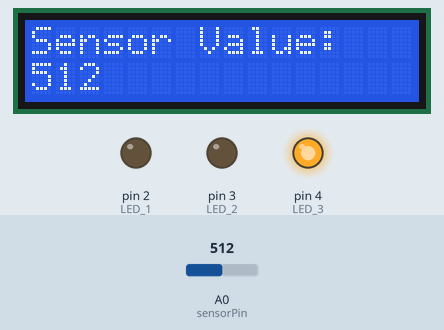
The sketch below on a simulated Arduino Uno, built with avr-gcc and run on an emulated ATmega328P. Shown: 16×2 character LCD, output pins drawn as LEDs (lit = HIGH). Inputs (shaded band) come from the test bench; at power-on: A0 (sensorPin) = 512. What the sketch prints to the serial monitor is not drawn.

Above: at 1.2 s.
1.3 s: A0 (sensorPin) set to 516
At 2.7 s:
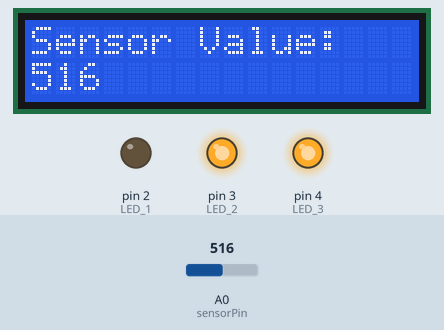
3.1 s: A0 (sensorPin) set to 716
At 3.6 s:
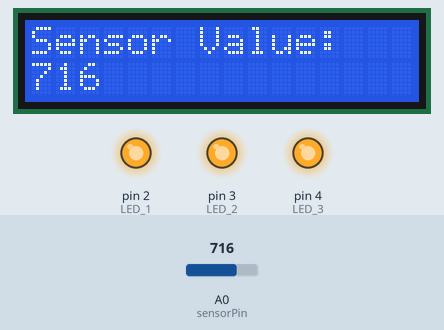
4.7 s: A0 (sensorPin) set to 900
At 5.7 s:
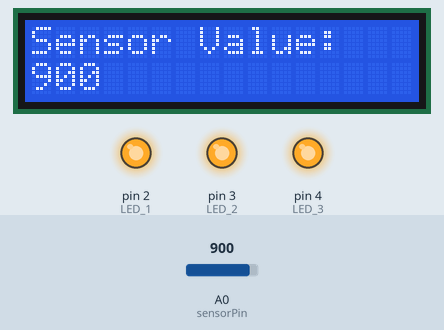
Timing chart, 0 to 7.7 s (numbered marks = the images above; inputs shaded):
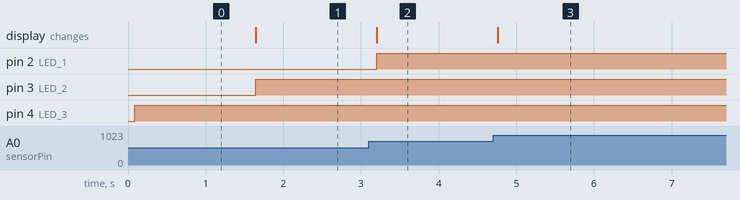

Measured:
- the behaviour switches between 515 and 516 on A0 (sensorPin) (found by bisection; images 0 and 1)
- after the input at 1.3 s, pin 3 (LED_2): LOW → HIGH after 0.34 s; the display: changes after 0.34 s (image 1)
- after the input at 3.1 s, pin 2 (LED_1): LOW → HIGH after 0.10 s; the display: changes after 0.10 s (image 2)
- after the input at 4.7 s, the display: changes after 0.06 s (image 3)

The sketch:

SOUND_SENSOR.ino
```cpp
#include <Wire.h>               // Include Wire library for I2C communication
#include <LiquidCrystal_I2C.h>  // Include library for I2C LCD

int LED_1 = 2;  // Red LED connected to digital pin 2
int LED_2 = 3;  // Yellow LED connected to digital pin 3
int LED_3 = 4;  // Green LED connected to digital pin 4
#define sensorPin A0  // Sensor connected to analog pin A0

// Initialize I2C LCD with address 0x27, 16 columns, and 2 rows
LiquidCrystal_I2C lcd(0x27, 16, 2);

void setup() {
  pinMode(LED_1, OUTPUT);
  pinMode(LED_2, OUTPUT);
  pinMode(LED_3, OUTPUT);
  pinMode(sensorPin, INPUT);

  lcd.init();  // Initialize the LCD
  lcd.backlight();   // Turn on the backlight

  Serial.begin(9600);  // Initialize serial communication at 9600 bps
}

void loop() {
  int sensorVal = analogRead(sensorPin);  // Read the sensor value
  Serial.println(sensorVal);  // Print the sensor value to the Serial Monitor

  // Display the sensor value on the LCD
  lcd.clear();
  lcd.setCursor(0, 0);
  lcd.print("Sensor Value:");
  lcd.setCursor(0, 1);
  lcd.print(sensorVal);

  // Control LEDs based on sensor value
  if (sensorVal <=515) {  // Soft range
    digitalWrite(LED_1, LOW);  // Turn on Red LED
    digitalWrite(LED_2, LOW);   // Turn off Yellow LED
    digitalWrite(LED_3, HIGH);   // Turn off Green LED
  } else if (sensorVal >= 516 && sensorVal <= 517) {  // Medium range
    digitalWrite(LED_1, LOW);   // Turn off Red LED
    digitalWrite(LED_2, HIGH);  // Turn on Yellow LED
    digitalWrite(LED_3, HIGH);   // Turn off Green LED
  }
  else {  // Rock range
    digitalWrite(LED_1, HIGH);   // Turn off Red LED
    digitalWrite(LED_2, HIGH);   // Turn off Yellow LED
    digitalWrite(LED_3, HIGH);  // Turn on Green LED
  }


  delay(500);  // Delay for 0.5 seconds
}
```
